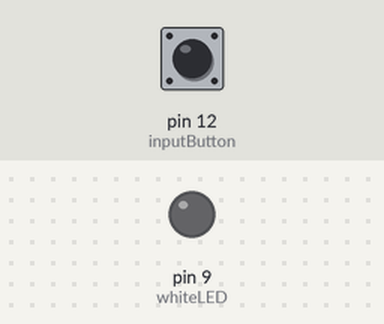
A sketch run on a simulated Arduino Uno, built with avr-gcc and run on an emulated ATmega328P. Parts: output pins drawn as LEDs (lit = HIGH). The inputs (shaded band) are chosen by the test bench; at power-on: pin 12 (inputButton) LOW. What the sketch prints to the serial monitor is not drawn.

Above: at 1.2 s.
1.3 s: pin 12 (inputButton) pulled HIGH for 0.15 s
At 1.37 s:
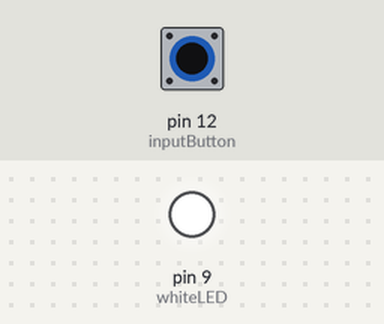
2.9 s: pin 12 (inputButton) pulled HIGH for 3.2 s
At 6.7 s:
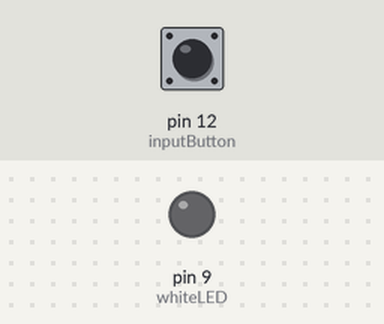
Timing chart, 0 to 8.2 s (numbered marks = the images above; inputs shaded):
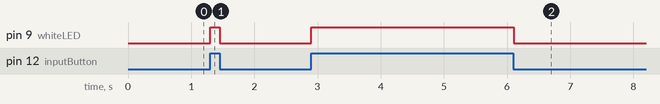

Measured:
- after the input at 1.3 s, pin 9 (whiteLED): LOW → HIGH at once, → LOW 0.15 s later
- after the input at 2.9 s, pin 9 (whiteLED): LOW → HIGH at once, → LOW 3.2 s later

The sketch:

sketch_mar01a.ino
```cpp
//Button
int inputButton = 12;
int buttonState;
//LED
int whiteLED = 9;

void setup() {
  //Button
  pinMode(inputButton, INPUT);
  Serial.begin(9600);
  //LED
  pinMode(whiteLED, OUTPUT);
}

void loop() {
  //Button
  buttonState = digitalRead(inputButton);
  Serial.println(buttonState);
  delay(1);//Stability reasons
  //LED
  if (buttonState >= 1) {
    digitalWrite(whiteLED, HIGH);
  } else {
    digitalWrite(whiteLED, LOW);
  }
}
```
